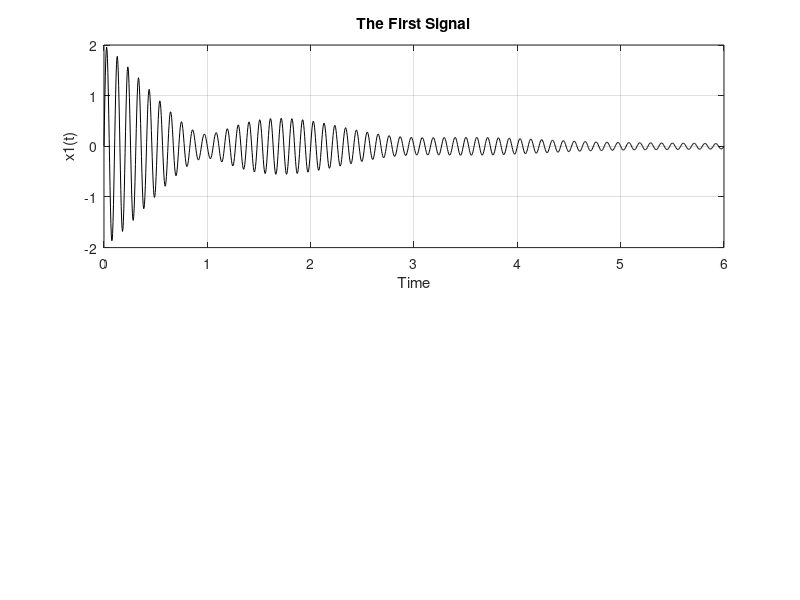

Recreate this plot in MATLAB. (Note: this script raises an error after producing the figure.)
clear all;
close all;
clc;

% Chapter 2 - Continuous-Time Function Combinations

t = 0:1/240:6;

x1 = exp(-t).*sin(20*pi*t) + exp(-t/2).*sin(19*pi*t);

subplot(2,1,1);
plot(t,x1,'k');
xlabel('Time');
ylabel('x1(t)');
title('The First Signal');
grid on;

t = -2:1/240:2;

x2 = rect(t).*cos(20*pi*t);

subplot(2,1,2);
plot(t,x2,'k');
xlabel('Time');
ylabel('x2(t)');
title('Second Signal');
grid on;

function y = rect(x)
y = us(x+0.5) - us(x-0.5);
end

function y = us(x)
y = (sign(x) + 1)/2;
end
